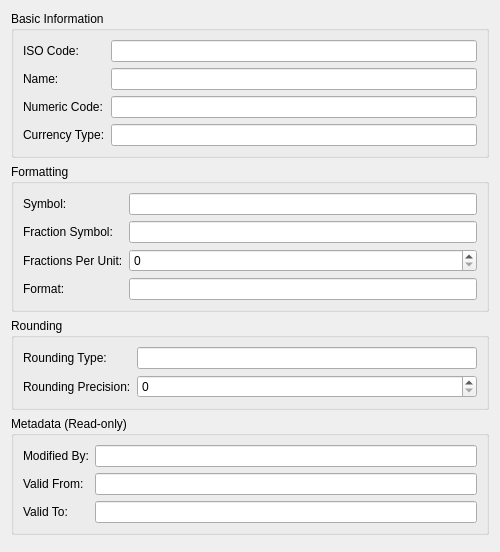
<?xml version="1.0" encoding="UTF-8"?>
<ui version="4.0">
 <class>CurrencyEditDialog</class>
 <widget class="QDialog" name="CurrencyEditDialog">
  <property name="geometry">
   <rect>
    <x>0</x>
    <y>0</y>
    <width>500</width>
    <height>550</height>
   </rect>
  </property>
  <property name="windowTitle">
   <string>Edit Currency</string>
  </property>
  <layout class="QVBoxLayout" name="verticalLayout">
   <item>
    <widget class="QGroupBox" name="basicInfoGroup">
     <property name="title">
      <string>Basic Information</string>
     </property>
     <layout class="QFormLayout" name="formLayout">
      <item row="0" column="0">
       <widget class="QLabel" name="labelIsoCode">
        <property name="text">
         <string>ISO Code:</string>
        </property>
       </widget>
      </item>
      <item row="0" column="1">
       <widget class="QLineEdit" name="isoCodeEdit">
        <property name="readOnly">
         <bool>true</bool>
        </property>
       </widget>
      </item>
      <item row="1" column="0">
       <widget class="QLabel" name="labelName">
        <property name="text">
         <string>Name:</string>
        </property>
       </widget>
      </item>
      <item row="1" column="1">
       <widget class="QLineEdit" name="nameEdit"/>
      </item>
      <item row="2" column="0">
       <widget class="QLabel" name="labelNumericCode">
        <property name="text">
         <string>Numeric Code:</string>
        </property>
       </widget>
      </item>
      <item row="2" column="1">
       <widget class="QLineEdit" name="numericCodeEdit"/>
      </item>
      <item row="3" column="0">
       <widget class="QLabel" name="labelCurrencyType">
        <property name="text">
         <string>Currency Type:</string>
        </property>
       </widget>
      </item>
      <item row="3" column="1">
       <widget class="QLineEdit" name="currencyTypeEdit"/>
      </item>
     </layout>
    </widget>
   </item>
   <item>
    <widget class="QGroupBox" name="formattingGroup">
     <property name="title">
      <string>Formatting</string>
     </property>
     <layout class="QFormLayout" name="formLayout_2">
      <item row="0" column="0">
       <widget class="QLabel" name="labelSymbol">
        <property name="text">
         <string>Symbol:</string>
        </property>
       </widget>
      </item>
      <item row="0" column="1">
       <widget class="QLineEdit" name="symbolEdit"/>
      </item>
      <item row="1" column="0">
       <widget class="QLabel" name="labelFractionSymbol">
        <property name="text">
         <string>Fraction Symbol:</string>
        </property>
       </widget>
      </item>
      <item row="1" column="1">
       <widget class="QLineEdit" name="fractionSymbolEdit"/>
      </item>
      <item row="2" column="0">
       <widget class="QLabel" name="labelFractionsPerUnit">
        <property name="text">
         <string>Fractions Per Unit:</string>
        </property>
       </widget>
      </item>
      <item row="2" column="1">
       <widget class="QSpinBox" name="fractionsPerUnitSpinBox">
        <property name="maximum">
         <number>10000</number>
        </property>
       </widget>
      </item>
      <item row="3" column="0">
       <widget class="QLabel" name="labelFormat">
        <property name="text">
         <string>Format:</string>
        </property>
       </widget>
      </item>
      <item row="3" column="1">
       <widget class="QLineEdit" name="formatEdit"/>
      </item>
     </layout>
    </widget>
   </item>
   <item>
    <widget class="QGroupBox" name="roundingGroup">
     <property name="title">
      <string>Rounding</string>
     </property>
     <layout class="QFormLayout" name="formLayout_3">
      <item row="0" column="0">
       <widget class="QLabel" name="labelRoundingType">
        <property name="text">
         <string>Rounding Type:</string>
        </property>
       </widget>
      </item>
      <item row="0" column="1">
       <widget class="QLineEdit" name="roundingTypeEdit"/>
      </item>
      <item row="1" column="0">
       <widget class="QLabel" name="labelRoundingPrecision">
        <property name="text">
         <string>Rounding Precision:</string>
        </property>
       </widget>
      </item>
      <item row="1" column="1">
       <widget class="QSpinBox" name="roundingPrecisionSpinBox">
        <property name="minimum">
         <number>0</number>
        </property>
        <property name="maximum">
         <number>10</number>
        </property>
       </widget>
      </item>
     </layout>
    </widget>
   </item>
   <item>
    <widget class="QGroupBox" name="metadataGroup">
     <property name="title">
      <string>Metadata (Read-only)</string>
     </property>
     <layout class="QFormLayout" name="formLayout_4">
      <item row="0" column="0">
       <widget class="QLabel" name="labelModifiedBy">
        <property name="text">
         <string>Modified By:</string>
        </property>
       </widget>
      </item>
      <item row="0" column="1">
       <widget class="QLineEdit" name="modifiedByEdit">
        <property name="readOnly">
         <bool>true</bool>
        </property>
       </widget>
      </item>
      <item row="1" column="0">
       <widget class="QLabel" name="labelValidFrom">
        <property name="text">
         <string>Valid From:</string>
        </property>
       </widget>
      </item>
      <item row="1" column="1">
       <widget class="QLineEdit" name="validFromEdit">
        <property name="readOnly">
         <bool>true</bool>
        </property>
       </widget>
      </item>
      <item row="2" column="0">
       <widget class="QLabel" name="labelValidTo">
        <property name="text">
         <string>Valid To:</string>
        </property>
       </widget>
      </item>
      <item row="2" column="1">
       <widget class="QLineEdit" name="validToEdit">
        <property name="readOnly">
         <bool>true</bool>
        </property>
       </widget>
      </item>
     </layout>
    </widget>
   </item>
   <item>
    <widget class="QDialogButtonBox" name="buttonBox">
     <layout class="QHBoxLayout" name="horizontalLayout">
      <item>
       <widget class="QPushButton" name="saveButton">
        <property name="text">
         <string>Save</string>
        </property>
        <property name="enabled">
         <bool>false</bool>
        </property>
       </widget>
      </item>
      <item>
       <widget class="QPushButton" name="resetButton">
        <property name="text">
         <string>Reset</string>
        </property>
       </widget>
      </item>
      <item>
       <widget class="QPushButton" name="deleteButton">
        <property name="text">
         <string>Delete</string>
        </property>
       </widget>
      </item>
      <item>
       <spacer name="horizontalSpacer">
        <property name="orientation">
         <enum>Qt::Horizontal</enum>
        </property>
        <property name="sizeHint" stdset="0">
         <size>
          <width>40</width>
          <height>20</height>
         </size>
        </property>
       </spacer>
      </item>
      <item>
       <widget class="QPushButton" name="cancelButton">
        <property name="text">
         <string>Cancel</string>
        </property>
       </widget>
      </item>
     </layout>
    </widget>
   </item>
  </layout>
 </widget>
 <resources/>
 <connections/>
</ui>
